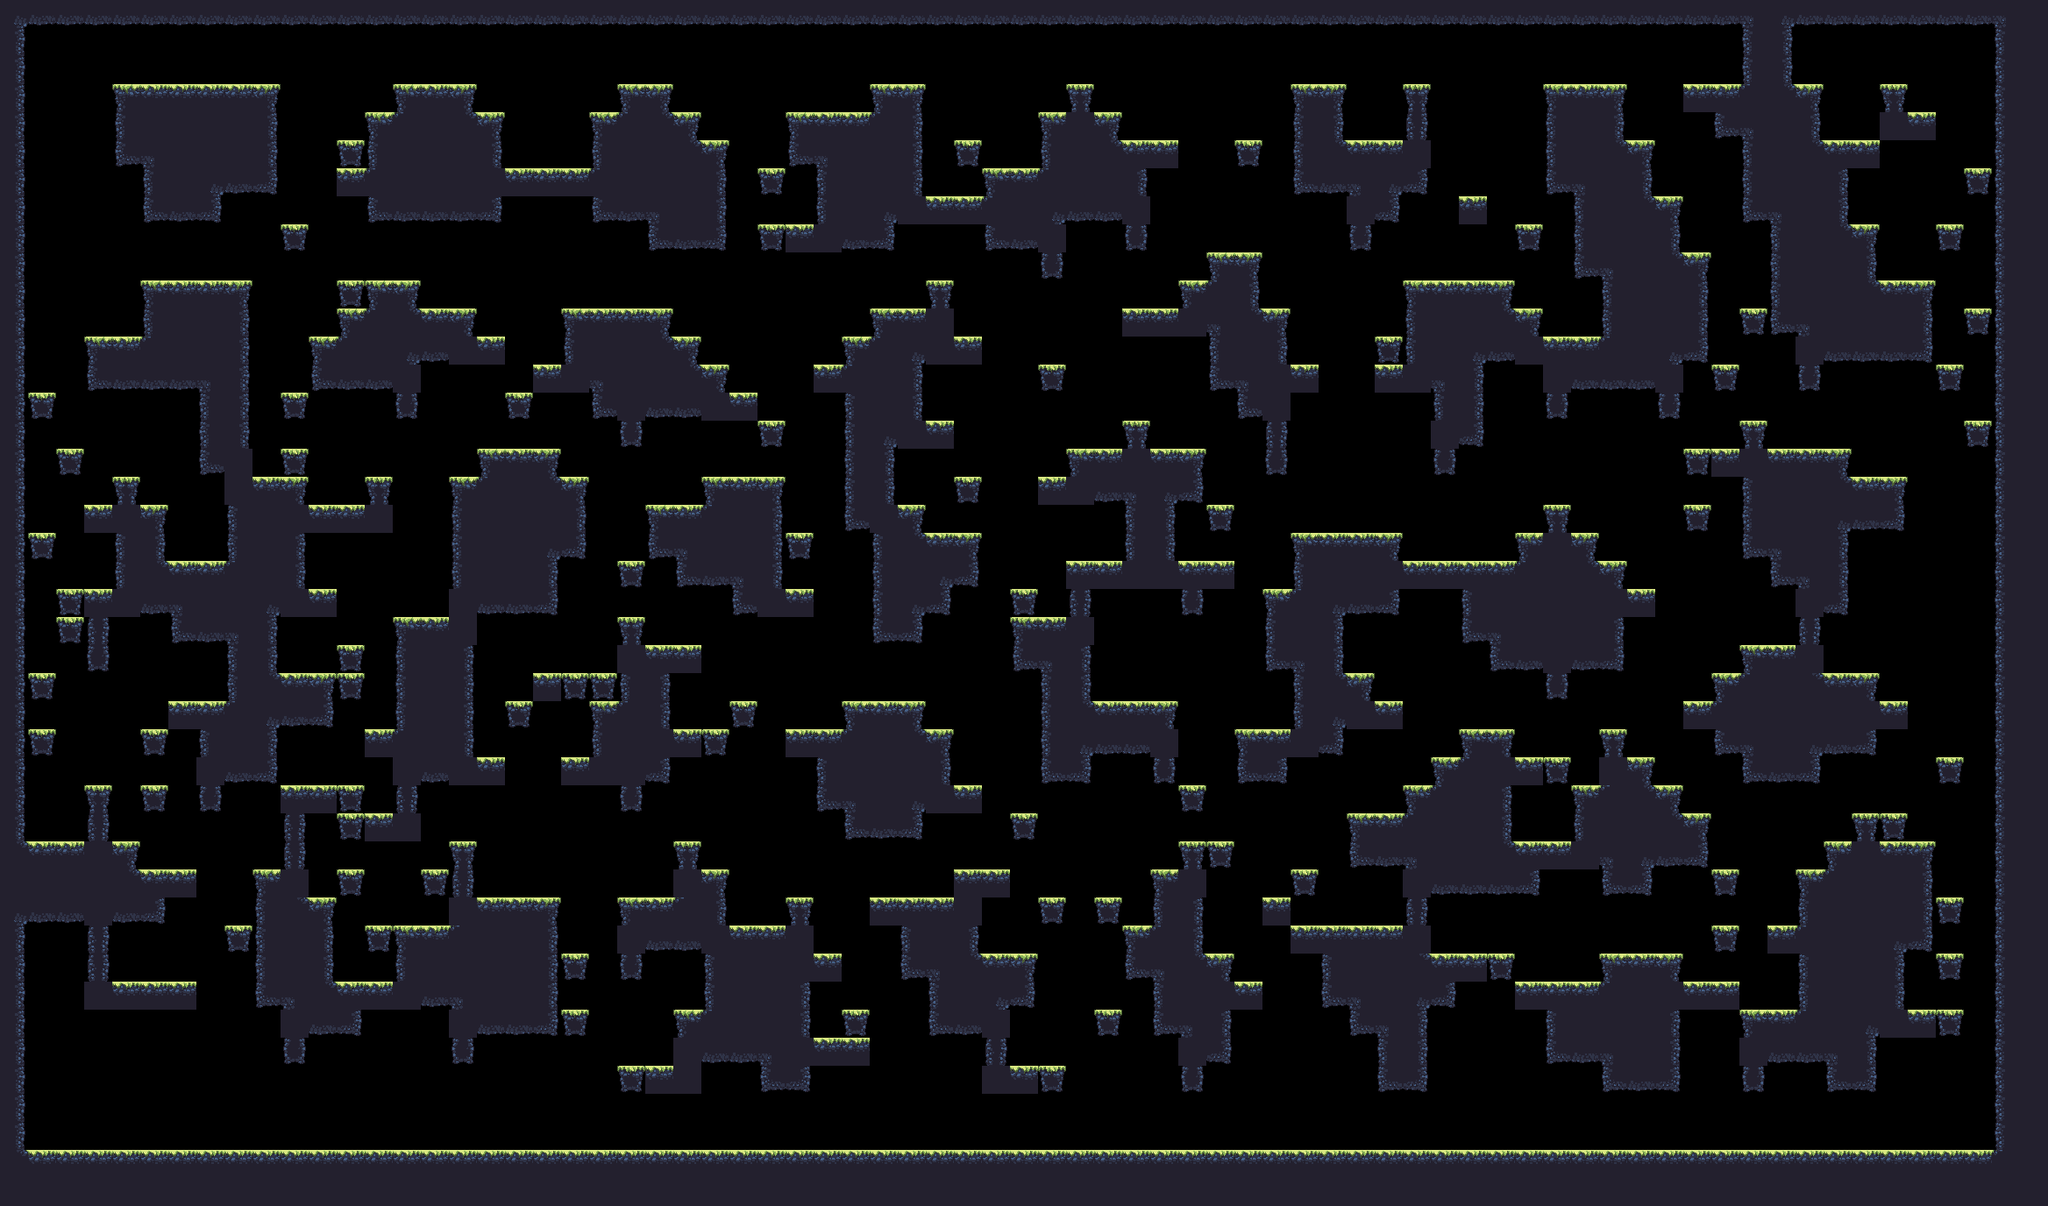

Rendered tile map (Tiled .tmx) drawn with the repository's tilesets; below, a short description and the map source with its tile grids summarised:
An orthogonal 73x43 tile map with 32x32 px tiles, 1 tile layer (main) and 13 objects (4x spawn, boss_spawn, spawnPlayer3, spawnPlayer2, spawnPlayer1, ...).

<map version="1.2" tiledversion="1.3.2" orientation="orthogonal" renderorder="right-down" compressionlevel="0" width="73" height="43" tilewidth="32" tileheight="32" infinite="0" nextlayerid="3" nextobjectid="17">
 <tileset firstgid="1" source="forest_summer_tile_set.tsx" />
 <layer id="1" name="main" width="73" height="43">
  <data>[3139 cells, 1452 non-empty, 17 distinct tile ids]</data>
 </layer>
 <objectgroup id="2" name="objects">
  <object id="4" name="boss_spawn" x="1153.41" y="494.05" />
  <object id="5" name="spawnPlayer3" x="2135.14" y="1295.17" />
  <object id="6" name="spawnPlayer2" x="1924.22" y="226.921" />
  <object id="7" name="spawnPlayer1" x="223.271" y="1083.33" />
  <object id="8" name="spawnPlayer0" x="97.9351" y="297.547" />
  <object id="9" name="spawnCrown3" x="1934.68" y="1285.37" />
  <object id="10" name="spawnCrown2" x="1882.59" y="109.701" />
  <object id="11" name="spawnCrown1" x="416.107" y="1248.54" />
  <object id="12" name="spawnCrown0" x="210.66" y="286.959" />
  <object id="13" name="spawn" x="1069.02" y="765.993" />
  <object id="14" name="spawn" x="1553.03" y="572.391" />
  <object id="15" name="spawn" x="631.313" y="315.657" />
  <object id="16" name="spawn" x="892.256" y="963.805" />
 </objectgroup>
</map>
